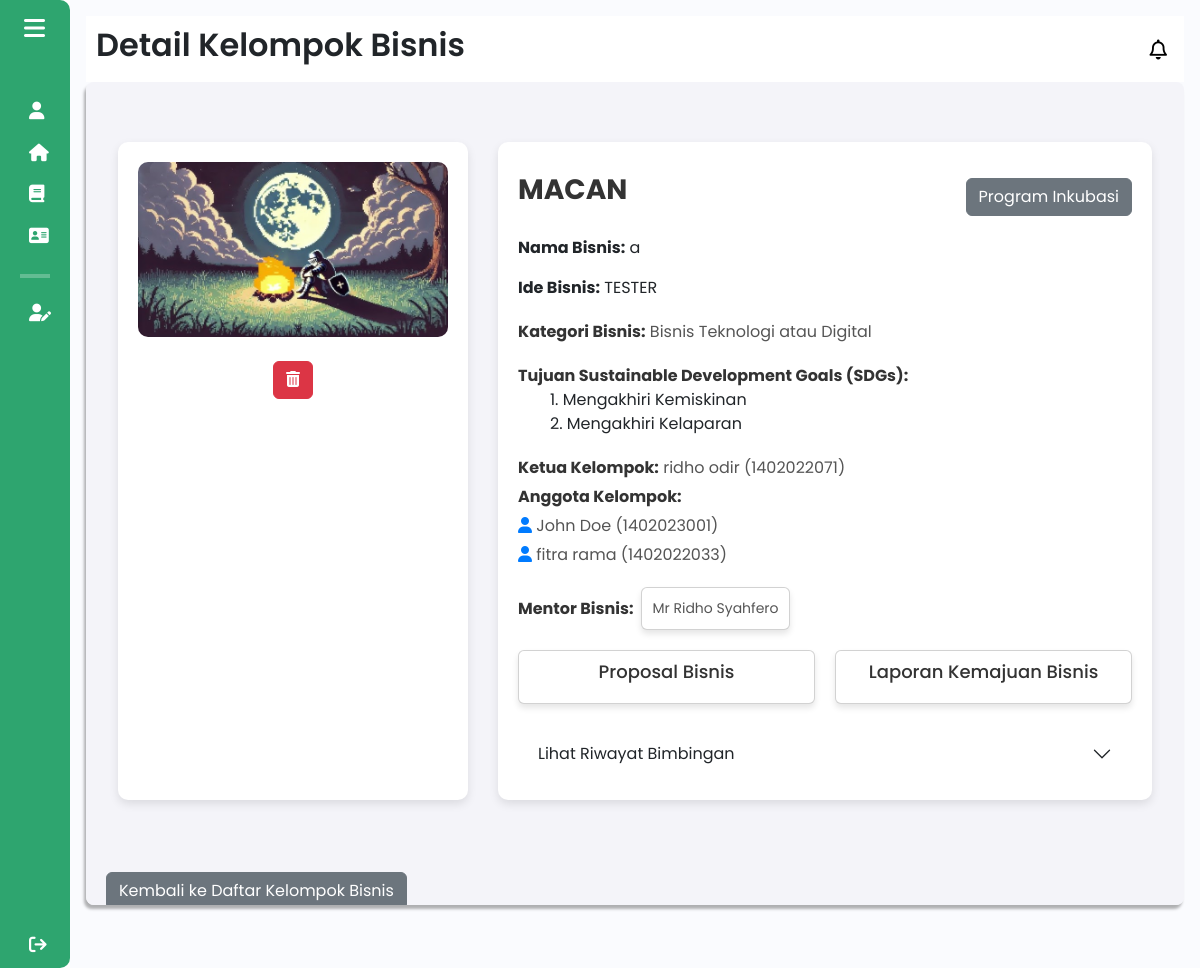
Page /mentor/detail_kelompok?id_kelompok=20 (signed in) on the earlier database version.
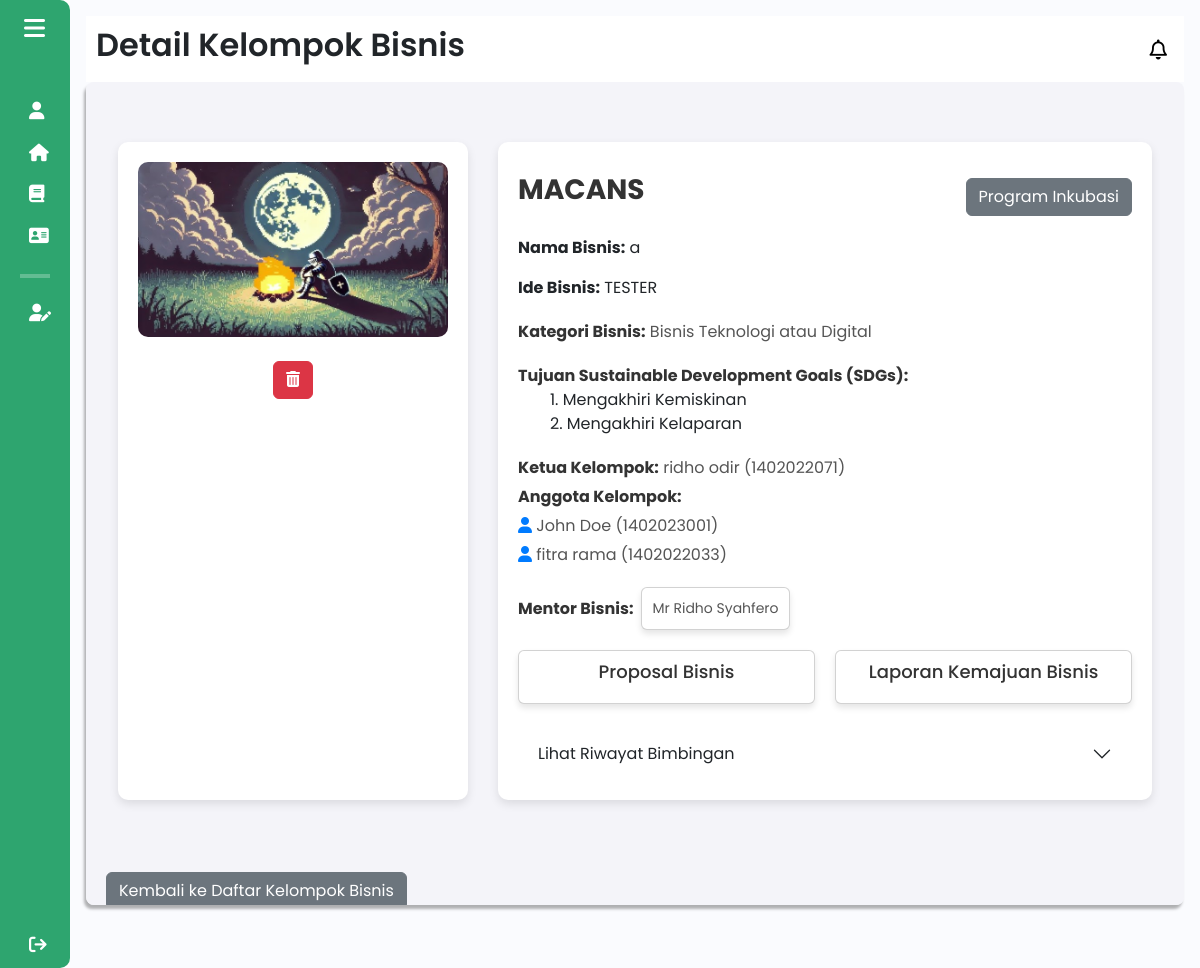
Same page on the later database version.
### tables this page shows
CREATE TABLE `kelompok_bisnis` (
  `id_kelompok` int(11) NOT NULL,
  `npm_ketua` varchar(20) DEFAULT NULL,
  `nama_kelompok` varchar(50) DEFAULT NULL,
  `nama_bisnis` varchar(50) DEFAULT NULL,
  `logo_bisnis` varchar(255) DEFAULT NULL,
  `tahun_akademik_id` int(11) DEFAULT NULL,
  `kategori_bisnis` varchar(255) DEFAULT NULL,
  `sdg` varchar(255) DEFAULT NULL,
  `ide_bisnis` varchar(255) DEFAULT NULL,
  `id_mentor` int(11) DEFAULT NULL,
  `status_inkubasi` enum('direkomendasikan','disetujui','ditolak','masuk','tidak masuk') DEFAULT NULL,
  `status_kelompok_bisnis` enum('aktif','tidak aktif') DEFAULT 'aktif'
);

### components/pages/mentorbisnis/detail_kelompok.php (the view, shortened to what the changed rows need)
<?php
include $_SERVER['DOCUMENT_ROOT'] . '/Entree/config/db_connection.php';
$id_kelompok = isset($_GET['id_kelompok']) ? $_GET['id_kelompok'] : null;
if ($id_kelompok) {
    $sql_check = "SELECT k.*
                  FROM kelompok_bisnis k
                  WHERE k.id_kelompok = ?";
    $stmt = $conn->prepare($sql_check);
    $stmt->bind_param("i", $id_kelompok);
    $stmt->execute();
    $result = $stmt->get_result();
    $kelompok = $result->fetch_assoc();
}
if ($id_kelompok) {
    $sql = "SELECT * FROM kelompok_bisnis WHERE id_kelompok = $id_kelompok";
    $result = $conn->query($sql);
    $kelompok = $result->fetch_assoc();
    $ketuaQuery = "SELECT nama FROM mahasiswa WHERE npm = '" . $kelompok['npm_ketua'] . "' LIMIT 1";
    $ketuaResult = $conn->query($ketuaQuery);
    $ketua = $ketuaResult->fetch_assoc();
    $anggotaSql = "SELECT m.nama, m.npm
                   FROM anggota_kelompok ak
                   JOIN mahasiswa m ON ak.npm_anggota = m.npm
                   WHERE ak.id_kelompok = $id_kelompok";
    $anggotaResult = $conn->query($anggotaSql);
} else {
    echo "Kelompok bisnis tidak ditemukan.";
    exit;
}
$mentorData = [];
if (!empty($kelompok['id_mentor'])) {
    $mentorQuery = "
    SELECT m.nama AS nama_mentor,
        m.fakultas,
        m.prodi,
        m.contact,
        m.email,
        m.keahlian,
        m.foto_profile,
        u.role
    FROM mentor m
    JOIN users u ON m.user_id = u.id
    WHERE m.id = '" . $kelompok['id_mentor'] . "'
    LIMIT 1";
    $mentorResult = mysqli_query($conn, $mentorQuery);
    $mentorData = mysqli_fetch_assoc($mentorResult);
}
$mentorAda = !empty($kelompok['id_mentor']);
$sdg_mapping = [
    "mengakhiri_kemiskinan" => "1. Mengakhiri Kemiskinan",
    "mengakhiri_kelaparan" => "2. Mengakhiri Kelaparan",
    "kesehatan_kesejahteraan" => "3. Kesehatan dan Kesejahteraan",
    "pendidikan_berkualitas" => "4. Pendidikan Berkualitas",
    "kesetaraan_gender" => "5. Kesetaraan Gender",
    "air_bersih_sanitasi" => "6. Air Bersih dan Sanitasi",
    "energi_bersih_terjangkau" => "7. Energi Bersih dan Terjangkau",
    "pekerjaan_pertumbuhan_ekonomi" => "8. Pekerjaan Layak dan Pertumbuhan Ekonomi",
    "industri_inovasi_infrastruktur" => "9. Industri, Inovasi, dan Infrastruktur",
    "mengurangi_ketimpangan" => "10. Mengurangi Ketimpangan",
    "kota_komunitas_berkelanjutan" => "11. Kota dan Komunitas Berkelanjutan",
    "konsumsi_produksi_bertanggung_jawab" => "12. Konsumsi dan Produksi yang Bertanggung Jawab",
    "penanganan_perubahan_iklim" => "13. Penanganan Perubahan Iklim",
    "ekosistem_lautan" => "14. Ekosistem Lautan",
    "ekosistem_daratan" => "15. Ekosistem Daratan",
    "perdamaian_keadilan_institusi_kuat" => "16. Perdamaian, Keadilan, dan Kelembagaan yang Kuat",
    "kemitraan_tujuan" => "17. Kemitraan untuk Mencapai Tujuan"
];
$sdg_selected = explode(",", $kelompok['sdg'] ?? '');
$sdg_labels = array_map(function($key) use ($sdg_mapping) {
    return $sdg_mapping[$key] ?? $key;
}, $sdg_selected);
?>
<!DOCTYPE html>
<html lang="en">
<head>
    <link href="https://cdn.lineicons.com/4.0/lineicons.css" rel="stylesheet" />
    <link href="https://cdn.jsdelivr.net/npm/bootstrap@5.3.0-alpha3/dist/css/bootstrap.min.css" rel="stylesheet"
>
    <link rel="stylesheet" href="/Entree/assets/css/detail_kelompok.css">
    <link rel="stylesheet" href="/Entree/assets/css/mahasiswa/jadwal_bimbingan_mahasiswa.css">
</head>
<body>
    <div class="wrapper">
        <?php
        include 'sidebar_mentor.php';
        ?>
        <div class="main p-3">
            <div class="main_header">
                <?php
                    include 'header_mentor.php';
                ?>
            </div>
            <div class="main_wrapper">
            <?php if ($kelompok) { ?>
                <div class="container">
                    <div class="left">
                        <?php if (!empty($kelompok['logo_bisnis'])) { ?>
                            <img alt="Logo Bisnis" src="/Entree/components/pages/mahasiswa/logos/<?php echo htmlspecialchars($kelompok['logo_bisnis']); ?>" />
                        <?php } else { ?>
                            <p><em>Logo bisnis belum diunggah</em></p>
                        <?php } ?>
                        <p>
                            <button class="btn btn-danger mt-4" type="button" data-bs-toggle="collapse" data-bs-target="#collapseWidthExample_2" aria-expanded="false" aria-controls="collapseWidthExample">
                                <i class="fas fa-trash-alt"></i>
                            </button>
                            </p>
                            <div style="min-height: 120px;">
                            </div>
                    </div>
                    <div class="right">
                        <div class="title-edit">
                            <h1 id="nama-kelompok-text"><?php echo htmlspecialchars($kelompok['nama_kelompok']); ?></h1>
                            <button type="button" class="btn btn-secondary mt-3" data-bs-toggle="modal" data-bs-target="#recommendationModal">
                                Program Inkubasi
                            </button>
                        </div>
                        <div class="Nama_bisnis">
                            <p><strong>Nama Bisnis:</strong> <?php echo htmlspecialchars($kelompok['nama_bisnis'] ?? '--'); ?></p>
                        </div>
                        <div class="Ide_Bisnis">
                            <p><strong>Ide Bisnis:</strong> <?php echo htmlspecialchars($kelompok['ide_bisnis'] ?? '--'); ?></p>
                        </div>
                        <div class="category">
                            <p><strong>Kategori Bisnis:</strong> <?php echo htmlspecialchars($kelompok['kategori_bisnis'] ?? '--'); ?></p>
                        </div>
                        <div class="sdg">
                            <strong>Tujuan Sustainable Development Goals (SDGs):</strong>
                            <ul>
                                <?php foreach ($sdg_labels as $label): ?>
                                    <li><?php echo htmlspecialchars($label); ?></li>
                                <?php endforeach; ?>
                            </ul>
                        </div>
                        <div class="bottom">
                            <div class="members">
                                <p><strong>Ketua Kelompok:</strong>
                                    <?php echo htmlspecialchars($ketua['nama']) . ' (' . htmlspecialchars($kelompok['npm_ketua']) . ')'; ?>
                                </p>
                                <p><strong>Anggota Kelompok:</strong></p>
                                <?php while ($anggota = $anggotaResult->fetch_assoc()) { ?>
                                    <p><i class="fas fa-user"></i> <?php echo htmlspecialchars($anggota['nama']) . " (" . htmlspecialchars($anggota['npm']) . ")"; ?></p>
                                <?php } ?>
                            </div>
                            <div class="tutor">
                                <div class="d-flex align-items-center mentor">
                                    <strong class="me-2">Mentor Bisnis:</strong>
                                    <?php if ($mentorAda) { ?>
                                        <a class="text-decoration-none" data-bs-toggle="collapse" href="#collapseExample" role="button" aria-expanded="false" aria-controls="collapseExample">
                                            <div class="card d-inline-block" title="Lihat Detail Mentor Bisnis">
                                                <div class="card-body p-0">
                                                    <p class="card-text m-0 text-center">
                                                        <?php echo htmlspecialchars($mentorData['nama_mentor']); ?>
                                                    </p>
                                                </div>
                                            </div>
                                        </a>
                                    <?php } else { ?>
                                        <span class="text-muted alert alert-warning text-center" role="alert">Belum ada mentor bisnis</span>
                                    <?php } ?>
                                </div>
                            </div>
                        </div>
                        <div class="cards-container">
                            <div class="card" onclick="window.location.href='proposal_bisnis?id_kelompok=<?php echo $id_kelompok; ?>'"
                            data-bs-toggle="tooltip" data-bs-custom-class="custom-tooltip" data-bs-title="Lihat Proposal Bisnis Kelompok Disini"
                            >
                                <h5>Proposal Bisnis</h5>
                            </div>
                            <div class="card" onclick="window.location.href='laporan_bisnis?id_kelompok=<?php echo $id_kelompok; ?>'"
                            title="Laporan Kemajuan Bisnis Kelompok Disini"
                            data-bs-toggle="tooltip" data-bs-custom-class="custom-tooltip" data-bs-title="Lihat Laporan Kemajuan Bisnis Kelompok Disini"
                            >
                                <h5>Laporan Kemajuan Bisnis</h5>
                            </div>
                        </div>
                        <div class="accordion accordion-flush mt-4" id="accordionFlushExample">
                            <div class="accordion-item">
                                <h2 class="accordion-header">
                                <button class="accordion-button collapsed" type="button" data-bs-toggle="collapse" data-bs-target="#flush-collapseOne" aria-expanded="false" aria-controls="flush-collapseOne">
                                    Lihat Riwayat Bimbingan
                                </button>
                                </h2>
                            </div>
                        </div>
                    </div>
                </div>
            <?php } else { ?>
                <div class="alert alert-danger" role="alert">Data kelompok tidak ditemukan.</div>
            <?php } ?>
            </div>
        </div>
    </div>
</body>
</html>

Differences in the rows shown:
changed kelompok_bisnis "TESTER": nama_kelompok "MACAN" → "MACANS"
